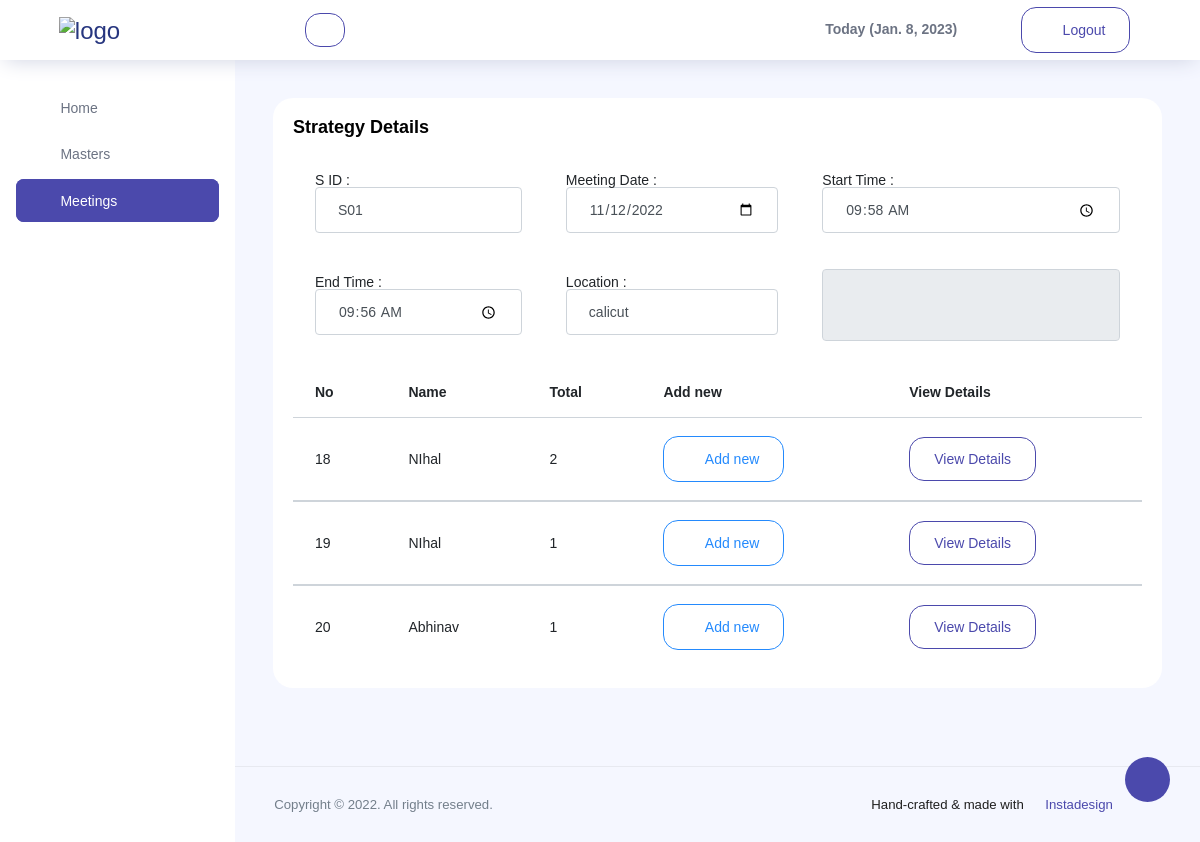
Page /addstrategy/86/ (signed in) on the committed database.
### todo/models.py (models this page shows, shortened)
class Strategy(models.Model):
    class Meta:
        verbose_name ='Strategy'
        verbose_name_plural = "Strategys"
    sid=models.CharField(max_length=10,null=False,blank=False)
    stime=models.CharField(max_length=10, null=True,blank=True)
    etime=models.CharField(max_length=10, null=True,blank=True)
    sdate=models.CharField(max_length=20,null=True,blank=True)
    day=models.CharField(max_length=20, null=True,blank=False)
    fdate=models.CharField(max_length=20,null=True,blank=True)
    location=models.CharField(max_length=200, null=True,blank=True)

class Employee(models.Model):
    class Meta:
        verbose_name = 'Employee'
        verbose_name_plural = 'Employees'
    name = models.CharField(max_length=100, null=False, blank=False)
    details = models.CharField(max_length=100, null=True, blank=True)
    branch=models.ForeignKey(Branch,on_delete=models.SET_NULL,null=True,blank=True)
    department=models.ForeignKey(Department,on_delete=models.SET_NULL,null=True,blank=True)
    email=models.CharField(max_length=100, null=True, blank=True)
    phone=models.CharField(max_length=100, null=True, blank=True)
    progress=models.CharField(max_length=200, null=True,blank=True)
    task=models.CharField(max_length=200, null=True,blank=True)
    tempc=models.CharField(max_length=100, null=True,blank=True)
    tempp=models.CharField(max_length=200, null=True,blank=True)
    tempt=models.CharField(max_length=200, null=True,blank=True)
    estatus=models.CharField(max_length=200, null=True,blank=True)
    status=models.ForeignKey(Estatus,on_delete=models.SET_NULL,null=True,blank=True)
    completed=models.CharField(max_length=100, null=True,blank=True)

### todo/views.py (the view, shortened to what this page needs)
# urls.py: path('addstrategy/<str:pk>/',addstg,name='addstg'),
@login_required(login_url='login')
def addstg(request,pk):
    tday = datetime.date.today()
    if request.method == 'GET':
        stg=Strategy.objects.get(id=pk)
        emp=Employee.objects.filter(estatus='Active')
        for i in emp:
            task=Strgtask.objects.filter(empid_id=i.id,sid_id=pk)
            total=len(task)
            i.tempc=total
            i.save()
        date = datetime.datetime.now()
        da=date.strftime("%j")
        print(da)
        try:th=Thought.objects.get(day=da)
        except:th=None
        context={'stg':stg,'emp':emp,'th':th,'tday':tday}
        return render(request,'prev.html',context)

### todo/templates/prev.html (shortened to what this page needs)
{%extends 'index.html'%}
{%block mainpanel%}
{%load static%}
<nav class="sidebar sidebar-offcanvas" id="sidebar">
  <ul class="nav">
    <li class="nav-item">
      <a class="nav-link" href="{% url 'ind' %}">
        <i class="mdi mdi-home-variant  menu-icon"></i>
        <span class="menu-title">Home</span>
      </a>
    </li>
    <li class="nav-item">
      <a class="nav-link" data-toggle="collapse" href="#ui-basic" aria-expanded="false" aria-controls="ui-basic">
        <i class="icon-layout menu-icon"></i>
        <span class="menu-title">Masters</span>
        <i class="menu-arrow"></i>
      </a>
    </li>
    <li class="nav-item active">
      <a class="nav-link" data-toggle="collapse" href="#ui-basic1" aria-expanded="false" aria-controls="ui-basic">
        <i class="icon-layout menu-icon"></i>
        <span class="menu-title">Meetings</span>
        <i class="menu-arrow"></i>
      </a>
    </li>
  </ul>
</nav>
<div class="main-panel">
  <div class="content-wrapper">
    <div class="row">
      <div class="col-12 grid-margin stretch-card">
        <div class="card">
          <div class="card-body">
            {% if stg %}
            <h4 class="card-title">Strategy Details</h4>
            {%endif%}
            <table class="table table-borderless mb-2">
              {% if stg %}
              <form id="post-form" class="forms-sample" method="POST">
              <tbody>
                <tr>
                  <td>S ID :<input onchange="this.form.submit()" type="text" class="form-control" name="sid" value='{{stg.sid}}' id="sid" placeholder="Strategy id"></td>
                  <td>Meeting Date :<input onchange="this.form.submit()" type="date" class="form-control" name="date" value='{{stg.sdate}}' id="date"></td>
                  <td>Start Time :<input onchange="this.form.submit()" type="time" class="form-control" value='{{stg.stime}}' name="stime" id="stime"></td>
                </tr>
                <tr>
                  <td>End Time :<input onchange="this.form.submit()" type="time" class="form-control" value='{{stg.etime}}' name="etime" id="etime"></td>
                  <td>Location :<input onchange="this.form.submit()" type="text" class="form-control" value='{{stg.location}}' name="location" id="location" ></td>
                  <td><textarea class="form-control" aria-controls="true" name="" id="" cols="35" rows="3" readonly>{{th.desce}}</textarea></td>
                </tr>
              </tbody>
              </form>
              {%endif%}
            </table>
            <div>
              <table class="table table-hover">
                <thead>
                  <tr>
                    <th>No</th>
                    <th>Name</th>
                    {% if stg %}
                    <th>Total</th>
                    {%endif%}
                    <th>Add new</th>
                    <th>View Details</th>
                  </tr>
                </thead>
                {% for i in emp%}
                <tbody>
                  <tr>
                    <td>{{i.id}}</td>
                    <td>{{i.name}}</td>
                    {% if stg %}
                    <td>{{i.tempc}}</td>
                    <td><a class="btn btn-outline-info" href="{%url 'emplst' i.id %}?sid={{stg.id}}"><i class="ti-pencil-alt"></i> Add new </a></td>
                    <td><a class="btn btn-outline-primary" href="{% url 'rep' i.id%}?sid={{stg.id}}">View Details</a></td>
                    {%endif%}
                  </tr>
                </tbody>
                {%endfor%}
              </table>
            </div>
          </div>
        </div>
      </div>
    </div>
  </div>
  {%endblock%}

### todo/templates/index.html (shortened to what this page needs)
<!DOCTYPE html>
<html lang="en">
{%load static%}
<head>
  <link rel="stylesheet" href="{%static 'assets/vendors/feather/feather.css' %}">
  <link rel="stylesheet" href="{%static 'assets/vendors/ti-icons/css/themify-icons.css' %}">
  <link rel="stylesheet" href="{%static 'assets/vendors/css/vendor.bundle.base.css' %}">
  <link rel="stylesheet" href="{%static 'assets/vendors/datatables.net-bs4/dataTables.bootstrap4.css' %}">
  <link rel="stylesheet" href="{%static 'assets/vendors/ti-icons/css/themify-icons.css' %}">
  <link rel="stylesheet" href="{%static 'assets/vendors/mdi/css/materialdesignicons.min.css' %}">
  <link rel="stylesheet" type="text/css" href="{%static 'assets/js/select.dataTables.min.css' %}">
  <link rel="stylesheet" href="{%static 'assets/css/vertical-layout-light/style.css' %}">
</head>
<body>
  <div class="container-scroller">
    <nav class="navbar col-lg-12 col-12 p-0 fixed-top d-flex flex-row">
      <div class="text-center navbar-brand-wrapper d-flex align-items-center justify-content-center">
        <a class="navbar-brand brand-logo mr-5" href="index.html"><img src="{%static 'assets/images/aklogo.png' %}" class="mr-2" alt="logo"/></a>
      </div>
      <div class="navbar-menu-wrapper d-flex align-items-center justify-content-end">
        <button class="navbar-toggler navbar-toggler align-self-center" type="button" data-toggle="minimize">
          <span class="icon-menu"></span>
        </button>
        <button class="ml-3 btn btn-outline-primary btn-sm" id="back" onclick="goBack()"><i class="mdi mdi-arrow-left"></i></button>
        <ul class="navbar-nav navbar-nav-right">
          <li class="nav-item font-weight-bolder mr-5">
            Today ({{tday}})
          </li>
          <li class="nav-item">
            <a class="btn btn-outline-primary" href="{% url 'log' %}">
              <i class="ti-power-off"></i>
              Logout
            </a>
          </li>
          <li class="nav-item nav-settings d-none d-lg-flex">
            <a class="nav-link" href="#">
              <i class="icon-ellipsis"></i>
            </a>
          </li>
        </ul>
      </div>
    </nav>
    <div class="container-fluid page-body-wrapper">
      <div class="theme-setting-wrapper">
        <div id="settings-trigger"><i class="ti-settings"></i></div>
      </div>
      {%block mainpanel%}{%endblock%}
        <footer class="footer">
          <div class="d-sm-flex justify-content-center justify-content-sm-between">
            <span class="text-muted text-center text-sm-left d-block d-sm-inline-block">Copyright © 2022.
              All rights reserved.</span>
            <span class="float-none float-sm-right d-block mt-1 mt-sm-0 text-center mr-5">Hand-crafted & made with <i
                class="ti-heart text-danger ml-1"></i><a target="_blank" href="https://instadesign.in"> Instadesign</a></span>
          </div>
        </footer>
      </div>
    </div>
  </div>
</body>
</html>

### rows in the picture
Strategy: sid "S01", date "11/12/2022", stime "09:58", etime "09:56", location "calicut"
Employee: id "18", name "NIhal", tempc "2"
Employee: id "19", name "NIhal", tempc "1"
Employee: id "20", name "Abhinav", tempc "1"

### other values in the picture
{{ tday }} "Jan. 8, 2023"
